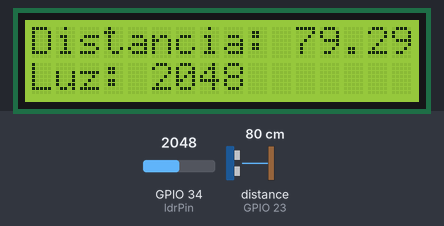
This sketch was run on a simulated ESP32. On the bench: 16×2 character LCD. Wiring (inferred from the names in the program): ultrasonic range finder: trigger GPIO 5; echo GPIO 23. The test bench sets the inputs (shaded band); at power-on: distance to the obstacle (sensor on GPIO 23) 80 cm, GPIO 34 (ldrPin) = 2048. The echo pulse lasts 58.3 µs per cm; what the sketch prints to the serial monitor is not drawn.

Above: at 2.2 s.
2.3 s: distance to the obstacle (sensor on GPIO 23) set to 2 cm
At 4.2 s:
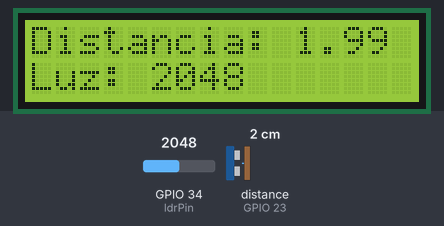
4.5 s: GPIO 34 (ldrPin) set to 2866
At 5.5 s:
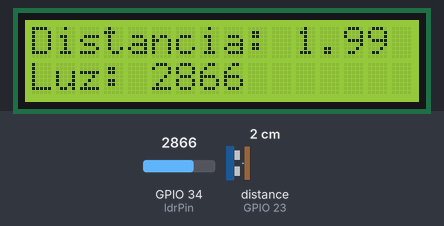
6.5 s: distance to the obstacle (sensor on GPIO 23) set to 4 cm
At 7.8 s:
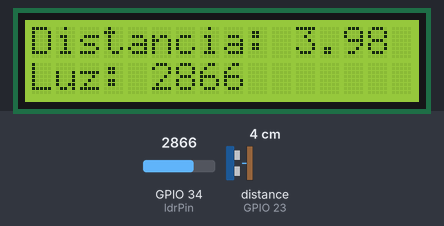
8.5 s: GPIO 34 (ldrPin) set to 3603
At 10.0 s:
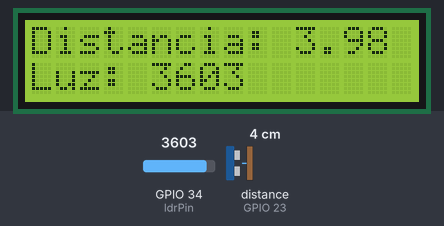
10.5 s: distance to the obstacle (sensor on GPIO 23) set to 9 cm
At 11.4 s:
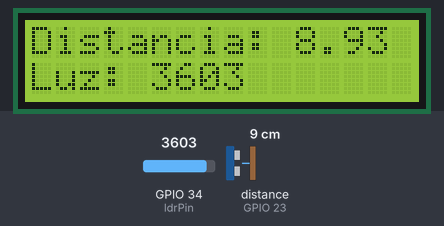
12.6 s: GPIO 34 (ldrPin) set to 4095
At 13.4 s:
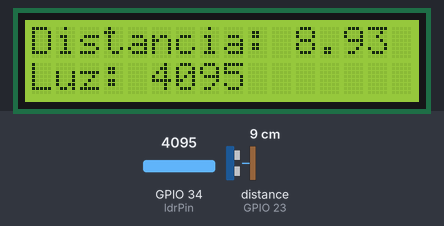
Timing chart, 0 to 15.5 s (numbered marks = the images above; inputs shaded):
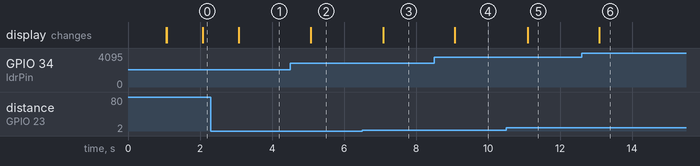

The sketch:

Sensores.ino
```cpp
#include <LiquidCrystal.h>

#if CONFIG_FREERTOS_UNICORE
static const BaseType_t app_cpu = 0;
#else
static const BaseType_t app_cpu = 1;
#endif

//  pines del LCD
LiquidCrystal lcd(21, 22, 16, 17, 18, 19);

// Pines sensor ultrasónico
const int trigPin = 5;
const int echoPin = 23;

// Pin   sensor LDR
const int ldrPin = 34;

// Variables globales
SemaphoreHandle_t mutex;


// Función para medir la distancia con el sensor ultrasónico
float medirDistancia() {
  digitalWrite(trigPin, LOW);
  delayMicroseconds(2);
  digitalWrite(trigPin, HIGH);
  delayMicroseconds(10);
  digitalWrite(trigPin, LOW);

  long duration = pulseIn(echoPin, HIGH);
  return duration * 0.034 / 2;
}

// Función para leer el valor del LDR
int leerLuz() {
  return analogRead(ldrPin);  // Leer valor del LDR
}

// Tarea para  el sensor ultrasónico
void TareaUltrasonico(void *parameters) {
  const char *tarea = (const char *)parameters;

  while (1) {
    float distancia = medirDistancia();

    // Sección crítica: actualizar la pantalla
    if (xSemaphoreTake(mutex, 0) == pdTRUE) {
      lcd.setCursor(0, 0);
      lcd.print("Distancia: ");
      lcd.print(distancia);
      lcd.print(" cm   ");  // Espacios para limpiar
      Serial.print(tarea);
      Serial.println(" actualiza distancia.");

      xSemaphoreGive(mutex);
    }
    vTaskDelay(1000 / portTICK_PERIOD_MS);
  }
}

// Tarea para leer el valor del sensor LDR y actualizar la pantalla
void TareaLuz(void *parameters) {
  const char *tarea = (const char *)parameters;

  while (1) {
    int luz = leerLuz();

    // Sección crítica: actualizar la pantalla
    if (xSemaphoreTake(mutex, 0) == pdTRUE) {
      lcd.setCursor(0, 1);
      lcd.print("Luz: ");
      lcd.print(luz);
      lcd.print("     ");  // Espacios para limpiar
      Serial.print(tarea);
      Serial.println(" actualiza nivel de luz.");

      xSemaphoreGive(mutex);
    }
    vTaskDelay(1000 / portTICK_PERIOD_MS);  // Espera 1 segundo
  }
}

void setup() {
  // Iniciar el LCD
  lcd.begin(16, 2);  // Configurar tamaño del LCD (16 columnas y 2 filas)
  lcd.setCursor(0, 0);


  // Iniciar serial para depuración
  Serial.begin(115200);
  vTaskDelay(1000 / portTICK_PERIOD_MS);

  // Inicializar el sensor ultrasónico
  pinMode(trigPin, OUTPUT);
  pinMode(echoPin, INPUT);

  // Crear mutex
  mutex = xSemaphoreCreateMutex();

  // Crear tareas
  xTaskCreatePinnedToCore(TareaUltrasonico,
                          "Tarea Ultrasonico",
                          1024,
                          (void*)"Tarea Ultrasonico",
                          1,
                          NULL,
                          app_cpu);

  xTaskCreatePinnedToCore(TareaLuz,
                          "Tarea Luz",
                          1024,
                          (void*)"Tarea Luz",
                          1,
                          NULL,
                          app_cpu);
}

void loop() {

}
```

Measured:
- after the input at 2.3 s, the display: changes after 0.78 s (image 1)
- after the input at 4.5 s, the display: changes after 0.57 s (image 2)
- after the input at 6.5 s, the display: changes after 0.60 s (image 3)
- after the input at 8.5 s, the display: changes after 0.58 s (image 4)
- after the input at 10.5 s, the display: changes after 0.61 s (image 5)
- after the input at 12.6 s, the display: changes after 0.49 s (image 6)
